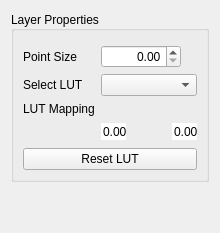
     <widget class="QWidget" name="tab_3">
      <attribute name="title">
       <string>ARCOS Layer Properties</string>
      </attribute>
      <attribute name="toolTip">
       <string>&lt;html&gt;&lt;head/&gt;&lt;body&gt;&lt;p&gt;Adjust Properties of layers generated with ARCOS.&lt;/p&gt;&lt;/body&gt;&lt;/html&gt;</string>
      </attribute>
      <layout class="QVBoxLayout" name="verticalLayout_4">
       <item>
        <widget class="QGroupBox" name="layer_properties">
         <property name="layoutDirection">
          <enum>Qt::LeftToRight</enum>
         </property>
         <property name="title">
          <string>Layer Properties</string>
         </property>
         <property name="alignment">
          <set>Qt::AlignLeading|Qt::AlignLeft|Qt::AlignVCenter</set>
         </property>
         <layout class="QGridLayout" name="gridLayout_4">
          <item row="6" column="0" colspan="2">
           <widget class="QPushButton" name="reset_lut">
            <property name="text">
             <string>Reset LUT</string>
            </property>
           </widget>
          </item>
          <item row="3" column="0">
           <widget class="QLabel" name="select_lut_label">
            <property name="toolTip">
             <string>&lt;html&gt;&lt;head/&gt;&lt;body&gt;&lt;p&gt;Select lookup table to represent measurement values.&lt;/p&gt;&lt;/body&gt;&lt;/html&gt;</string>
            </property>
            <property name="text">
             <string>Select LUT</string>
            </property>
           </widget>
          </item>
          <item row="0" column="0">
           <spacer name="verticalSpacer_7">
            <property name="orientation">
             <enum>Qt::Vertical</enum>
            </property>
            <property name="sizeType">
             <enum>QSizePolicy::Fixed</enum>
            </property>
            <property name="sizeHint" stdset="0">
             <size>
              <width>20</width>
              <height>5</height>
             </size>
            </property>
           </spacer>
          </item>
          <item row="4" column="0">
           <widget class="QLabel" name="max_lut_mapping_label">
            <property name="toolTip">
             <string>&lt;html&gt;&lt;head/&gt;&lt;body&gt;&lt;p&gt;Ranged Slider to adjust contrast range of LUT.&lt;/p&gt;&lt;/body&gt;&lt;/html&gt;</string>
            </property>
            <property name="text">
             <string>LUT Mapping</string>
            </property>
           </widget>
          </item>
          <item row="3" column="1">
           <widget class="QComboBox" name="LUT">
            <property name="toolTip">
             <string>&lt;html&gt;&lt;head/&gt;&lt;body&gt;&lt;p&gt;Select lookup table to represent measurement values.&lt;/p&gt;&lt;/body&gt;&lt;/html&gt;</string>
            </property>
           </widget>
          </item>
          <item row="4" column="1">
           <layout class="QHBoxLayout" name="horizontalLayout_lut"/>
          </item>
          <item row="5" column="1">
           <layout class="QGridLayout" name="gridLayout_5">
            <item row="0" column="1">
             <spacer name="horizontalSpacer">
              <property name="orientation">
               <enum>Qt::Horizontal</enum>
              </property>
              <property name="sizeHint" stdset="0">
               <size>
                <width>40</width>
                <height>20</height>
               </size>
              </property>
             </spacer>
            </item>
            <item row="0" column="2">
             <widget class="QDoubleSpinBox" name="max_lut_spinbox">
              <property name="sizePolicy">
               <sizepolicy hsizetype="Fixed" vsizetype="Fixed">
                <horstretch>0</horstretch>
                <verstretch>0</verstretch>
               </sizepolicy>
              </property>
              <property name="maximumSize">
               <size>
                <width>25</width>
                <height>16777215</height>
               </size>
              </property>
              <property name="frame">
               <bool>false</bool>
              </property>
              <property name="alignment">
               <set>Qt::AlignRight|Qt::AlignTrailing|Qt::AlignVCenter</set>
              </property>
              <property name="buttonSymbols">
               <enum>QAbstractSpinBox::NoButtons</enum>
              </property>
             </widget>
            </item>
            <item row="0" column="0">
             <widget class="QDoubleSpinBox" name="min_lut_spinbox">
              <property name="sizePolicy">
               <sizepolicy hsizetype="Fixed" vsizetype="Fixed">
                <horstretch>0</horstretch>
                <verstretch>0</verstretch>
               </sizepolicy>
              </property>
              <property name="maximumSize">
               <size>
                <width>25</width>
                <height>16777215</height>
               </size>
              </property>
              <property name="frame">
               <bool>false</bool>
              </property>
              <property name="alignment">
               <set>Qt::AlignLeading|Qt::AlignLeft|Qt::AlignVCenter</set>
              </property>
              <property name="buttonSymbols">
               <enum>QAbstractSpinBox::NoButtons</enum>
              </property>
             </widget>
            </item>
           </layout>
          </item>
          <item row="1" column="0">
           <widget class="QLabel" name="point_size_label">
            <property name="toolTip">
             <string>&lt;html&gt;&lt;head/&gt;&lt;body&gt;&lt;p&gt;Size of points. Other elements are adjusted accordingly.&lt;/p&gt;&lt;p&gt;Default value is guessed from total size of image.&lt;/p&gt;&lt;/body&gt;&lt;/html&gt;</string>
            </property>
            <property name="text">
             <string>Point Size</string>
            </property>
           </widget>
          </item>
          <item row="1" column="1">
           <widget class="QDoubleSpinBox" name="point_size">
            <property name="sizePolicy">
             <sizepolicy hsizetype="Fixed" vsizetype="Fixed">
              <horstretch>0</horstretch>
              <verstretch>0</verstretch>
             </sizepolicy>
            </property>
            <property name="minimumSize">
             <size>
              <width>80</width>
              <height>0</height>
             </size>
            </property>
            <property name="toolTip">
             <string>&lt;html&gt;&lt;head/&gt;&lt;body&gt;&lt;p&gt;Size of points. Other elements are adjusted accordingly.&lt;/p&gt;&lt;p&gt;Default value is guessed from total size of image.&lt;/p&gt;&lt;/body&gt;&lt;/html&gt;</string>
            </property>
            <property name="layoutDirection">
             <enum>Qt::LeftToRight</enum>
            </property>
            <property name="alignment">
             <set>Qt::AlignRight|Qt::AlignTrailing|Qt::AlignVCenter</set>
            </property>
           </widget>
          </item>
         </layout>
        </widget>
       </item>
       <item>
        <spacer name="verticalSpacer">
         <property name="orientation">
          <enum>Qt::Vertical</enum>
         </property>
         <property name="sizeHint" stdset="0">
          <size>
           <width>20</width>
           <height>40</height>
          </size>
         </property>
        </spacer>
       </item>
      </layout>
     </widget>
